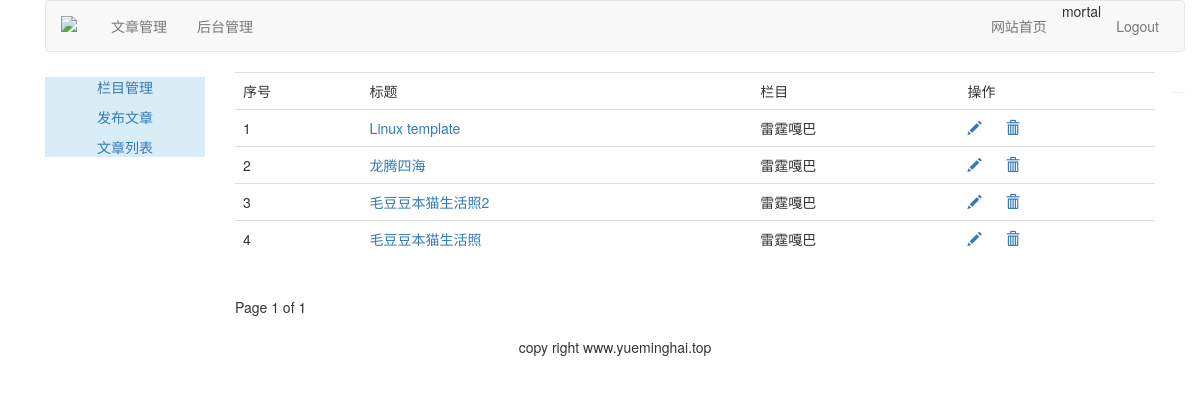
Page /article/article-list/ (signed in) on the committed database.
### article/models.py (models this page shows, shortened)
class ArticlePost(models.Model):
    author = models.ForeignKey(User, on_delete=models.CASCADE, related_name="article")
    title = models.CharField(max_length=200)
    slug = models.CharField(max_length=500)
    column = models.ForeignKey(ArticleColumn, on_delete=models.CASCADE,
                               related_name="article_column")
    body = models.TextField()
    created = models.DateTimeField(default=timezone.now)
    updated = models.DateTimeField(auto_now=True)
    class Meta:
        ordering = ("-updated",)
        index_together = (('id', 'slug'),)
    def get_absolute_url(self):
        return reverse("article:article_detail", args=[self.id, self.slug])

class ArticleColumn(models.Model):
    user = models.ForeignKey(User, on_delete=models.CASCADE,related_name='article_column')
    column = models.CharField(max_length=200)
    created = models.DateField(auto_now_add=True)
    def __str__(self):
        return self.column

### article/views.py (the view)
# urls.py: path('article-list/', views.article_list, name="article_list"),
@login_required(login_url='/account/login')
def article_list(request):
    articles_list = ArticlePost.objects.filter(author=request.user)
    paginator = Paginator(articles_list, 5)  # 每页5篇
    page = request.GET.get('page')
    print(page)
    try:
        current_page = paginator.page(page)
        articles = current_page.object_list
    except PageNotAnInteger:
        current_page = paginator.page(1)
        articles = current_page.object_list
    except EmptyPage:
        current_page = paginator.page(paginator.num_pages)
        articles = current_page.object_list
    return render(request, "article/column/article_list.html",
                  {"articles": articles,
                   "page": current_page})

### templates/article/column/article_list.html (shortened to what this page needs)
{% extends "article/base.html" %}
{% load static %}
{% block content %}
<div>
    <table class="table table-hover">
        <tr>
            <td>序号</td>
            <td>标题</td>
            <td>栏目</td>
            <td>操作</td>
        </tr>
        {% for article in articles %}
        <tr id="{{ article.id }}">
            <td>{{ forloop.counter }}</td>
            <td><a href="{{ article.get_absolute_url }}">{{ article.title }}</a></td>
            <td>{{ article.column }}</td>
            <td>
                <a name="edit" href="{% url 'article:redit_article' article.id %}">
                     <span class="glyphicon glyphicon-pencil"></span>
                </a>
                <a name="delete" href="javascript:" onclick="del_article(this, {{ article.id}})">
                    <span class="glyphicon glyphicon-trash" style="margin-left: 20px;"></span>
                </a>
            </td>
        </tr>
        {% endfor %}
    </table>
    {% include "paginator.html" %}
</div>
{% endblock %}

### templates/article/base.html (shortened to what this page needs)
{% load static %}
<!DOCTYPE html>
<html lang="zh-cn">
<head>
    <link rel="stylesheet" href="{% static 'bootstrap-3.3.7-dist/css/bootstrap.css' %}">
</head>
<body>
<div class="container">
    {% include 'article/header.html' %}
    <div class="col-md-2">
        {% include 'article/leftslider.html' %}
    </div>
    <div class="col-md-10">
        {% block content %}
        {% endblock %}
    </div>
    {% include 'footer.html' %}
</div>
</body>
</html>

### templates/article/header.html
{% load static %}
<div class="container">
    <nav class="navbar navbar-default" role="navigation">
        <div class="navbar-header">
            <a class="navbar-brand" href="http://www.yueminghai.top">
                <img width="20px" src="{% static 'images/maodou.jpeg' %}" ></a>
        </div>
        <div>
            <ul class="nav navbar-nav" role="tablist">
                <li><a href="{% url 'article:article_column' %}">文章管理</a></li>
                <li><a href="{% url 'article:article_column' %}">后台管理</a></li>
            </ul>
            <ul class="nav navbar-nav navbar-right" style="margin-right: 10px">
                <li><a href="{% url 'blog:blog_title' %}">网站首页</a></li>
                <li><span>{{ user.username }}</span></li>
                <li><a href="{% url 'account:user_logout' %}">Logout</a></li>
            </ul>
        </div>
    </nav>
</div>

### templates/article/leftslider.html
<div class="bg-info">
    <div class="text-center" style="margin-top: 5px;">
        <p><a href="{% url 'article:article_column' %}">栏目管理</a></p>
        <p><a href="{% url 'article:article_post' %}">发布文章</a></p>
        <p><a href="{% url 'article:article_list' %}">文章列表</a></p>
    </div>
</div>

### templates/paginator.html (shortened to what this page needs)
<div class="pagination">
     <span class="step-links">
     <span class="current">
         Page {{ page.number }} of {{ page.paginator.num_pages }}
     </span>
     </span>
</div>

### templates/footer.html
<div class="container">
    <hr>
    <p class="text-center">copy right www.yueminghai.top</p>
</div>

### rows in the picture
ArticlePost: title "Linux template", column "雷霆嘎巴"
ArticlePost: title "龙腾四海", column "雷霆嘎巴"
ArticlePost: title "毛豆豆本猫生活照2", column "雷霆嘎巴"
ArticlePost: title "毛豆豆本猫生活照", column "雷霆嘎巴"

### other values in the picture
{{ user.username }} "mortal"
{{ page.number }} "1"
{{ page.paginator.num_pages }} "1"
